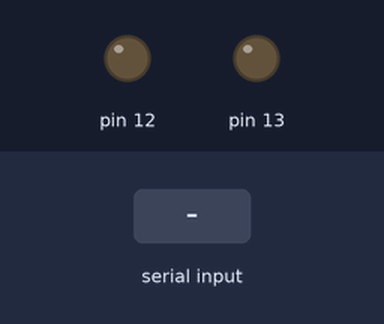
Recording of a sketch running on a simulated Arduino Uno, built with avr-gcc and run on an emulated ATmega328P. Parts: output pins drawn as LEDs (lit = HIGH). The inputs (shaded band) are chosen by the test bench.

Above: at 1.2 s.
1.3 s: "S" received over Serial
At 2.5 s:
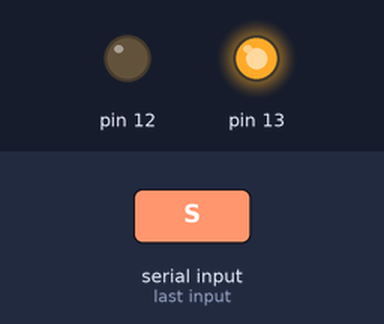
2.8 s: "G" received over Serial
At 3.8 s:
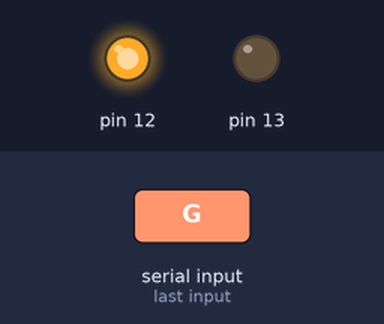
Timing chart, 0 to 5.8 s (numbered marks = the images above; inputs shaded):
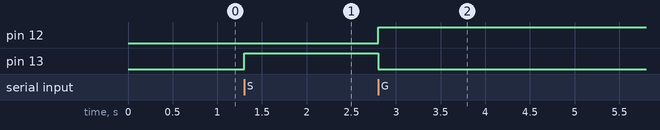

Measured:
- after the input at 1.3 s, pin 13: LOW → HIGH at once
- after the input at 2.8 s, pin 12: LOW → HIGH at once; pin 13: HIGH → LOW at once

The sketch:

Crossingguard.ino
```cpp
int incomingByte; // a variable to read incoming serial data into

void setup() {

  Serial.begin(9600);

  pinMode(13, OUTPUT);
  pinMode(12, OUTPUT);
}

void loop() {
  // see if there's incoming serial data:
  if (Serial.available() > 0) {

    incomingByte = Serial.read();

    if (incomingByte == 'S') {
      digitalWrite(13, HIGH);
      digitalWrite(12, LOW);
    }

    if (incomingByte == 'G') {
      digitalWrite(13, LOW);
      digitalWrite(12, HIGH);
    }
  }
}
```
